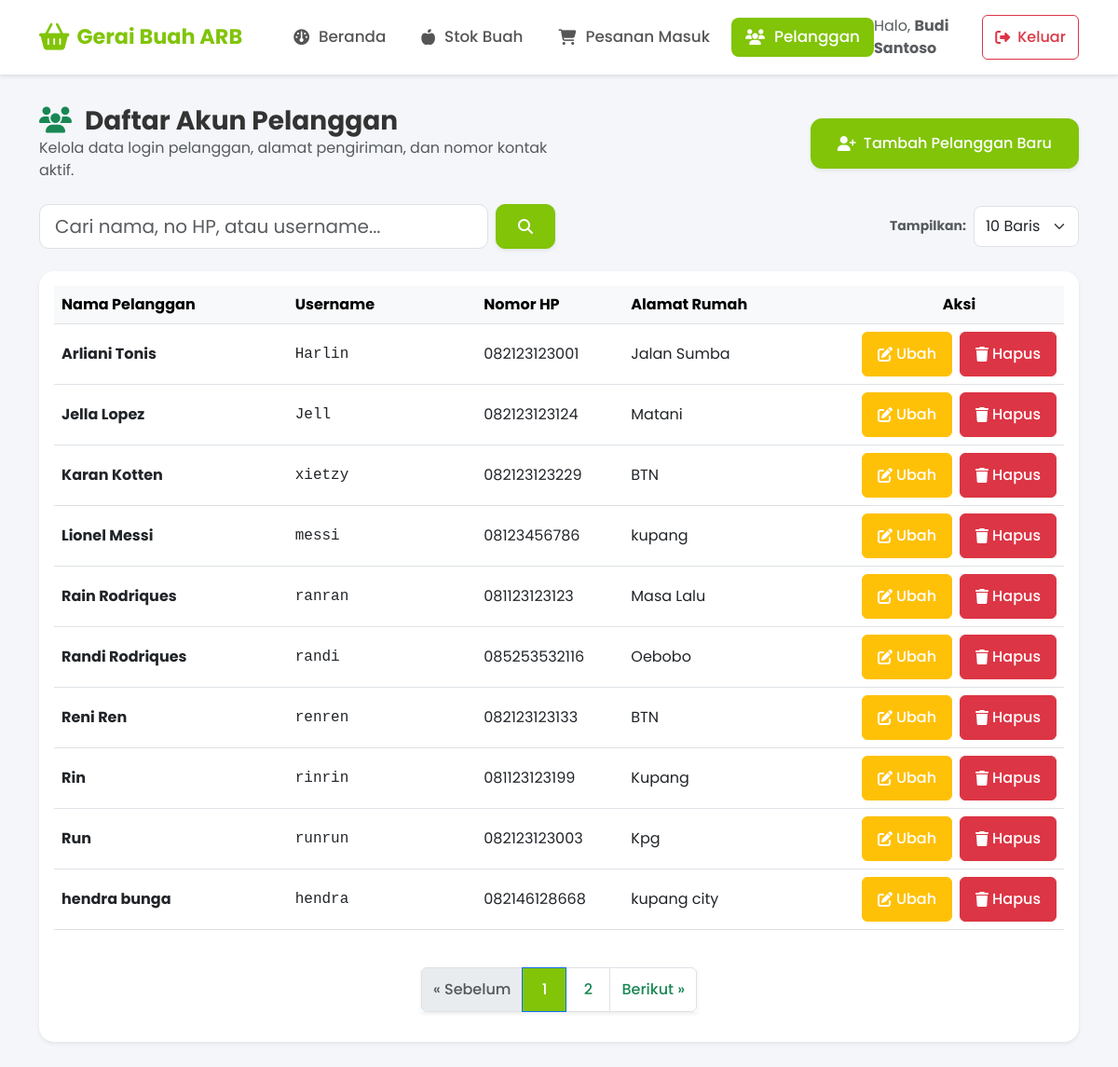
/karyawan/pelanggan/ (signed in), run on the app's committed database.
### core/models.py (models this page shows, shortened)
class Pelanggan(models.Model):
    idPelanggan = models.AutoField(primary_key=True)
    username = models.CharField(max_length=30, unique=True)
    password = models.CharField(max_length=30)
    namaPelanggan = models.CharField(max_length=70)
    alamat = models.TextField()
    noHp = models.CharField(max_length=12)
    class Meta:
        verbose_name_plural = "Pelanggan"

### core/karyawan_views.py (the view, shortened to what this page needs)
# urls.py: path('pelanggan/', karyawan_views.pelanggan_list, name='karyawan_pelanggan_list'),
@karyawan_required
def pelanggan_list(request):
    q = request.GET.get('q', '').strip()
    limit = request.GET.get('limit', '10')
    pelanggan_queryset = Pelanggan.objects.all().order_by('namaPelanggan')
    if limit == 'all':
        pelanggan_items = pelanggan_queryset
    else:
        try:
            limit_int = int(limit)
        except ValueError:
            limit_int = 10
        paginator = Paginator(pelanggan_queryset, limit_int)
        page_number = request.GET.get('page')
        pelanggan_items = paginator.get_page(page_number)
    return render(request, 'core/karyawan/pelanggan_list.html', {
        'pelanggan_items': pelanggan_items,
        'q': q,
        'limit': limit
    })

### core/context_processors.py (called while the page is built, shortened)
def kesegaran_alert(request):
    kritis_buah = []
    peringatan_buah = []
    total_alerts = 0
    default_context = {
        'kritis_buah': kritis_buah,
        'peringatan_buah': peringatan_buah,
        'total_alerts': total_alerts,
    }
    if not request.user.is_authenticated or not request.user.is_staff:
        return default_context

### core/karyawan_views.py (called while the page is built)
def karyawan_required(view_func):
    @wraps(view_func)
    def _wrapped_view(request, *args, **kwargs):
        if 'karyawan_id' not in request.session:
            messages.error(request, 'Silakan login terlebih dahulu untuk mengakses portal karyawan.')
            return redirect('karyawan_login')
        return view_func(request, *args, **kwargs)
    return _wrapped_view

### core/templates/core/karyawan/pelanggan_list.html (shortened to what this page needs)
{% extends 'core/karyawan/base.html' %}
{% load humanize %}
{% block content %}
<div class="row mb-4 align-items-center">
    <div class="col-12 col-md-6 mb-3 mb-md-0">
        <h3 class="fw-bold m-0"><i class="fa-solid fa-users text-success me-2"></i> Daftar Akun Pelanggan</h3>
        <p class="text-muted m-0 fs-6">Kelola data login pelanggan, alamat pengiriman, dan nomor kontak aktif.</p>
    </div>
    <div class="col-12 col-md-6 text-md-end">
        <button type="button" class="btn btn-brand-success btn-lg touch-btn shadow-sm" data-bs-toggle="modal" data-bs-target="#modalTambahPelanggan" style="padding: 14px 28px; border-radius: 12px;">
            <i class="fa-solid fa-user-plus me-2"></i> Tambah Pelanggan Baru
        </button>
    </div>
</div>
<div class="row mb-4 g-2 align-items-center justify-content-between">
    <div class="col-12 col-md-6">
        <form method="GET" action="" class="d-flex gap-2">
            <input type="text" name="q" value="{{ q }}" class="form-control form-control-lg" placeholder="Cari nama, no HP, atau username..." style="border-radius: 10px;">
            <button type="submit" class="btn btn-brand-success touch-btn px-4 shadow-sm" style="border-radius: 10px;">
                <i class="fa-solid fa-magnifying-glass"></i>
            </button>
        </form>
    </div>
    <div class="col-12 col-md-3 text-md-end">
        <form method="GET" action="" class="d-inline-flex align-items-center gap-2">
            <label for="limit" class="text-nowrap fw-bold text-muted small m-0">Tampilkan:</label>
            <select name="limit" id="limit" class="form-select" onchange="this.form.submit()" style="border-radius: 8px; width: auto; min-height: 44px;">
                <option value="10" {% if limit == '10' %}selected{% endif %}>10 Baris</option>
            </select>
        </form>
    </div>
</div>
<div class="card shadow-sm border-0 rounded-4 p-3">
    <div class="table-responsive">
        <table class="table table-hover align-middle">
            <thead class="table-light">
                <tr>
                    <th scope="col" style="width: 25%">Nama Pelanggan</th>
                    <th scope="col" style="width: 20%">Username</th>
                    <th scope="col" style="width: 15%">Nomor HP</th>
                    <th scope="col" style="width: 25%">Alamat Rumah</th>
                    <th scope="col" style="width: 15%" class="text-center">Aksi</th>
                </tr>
            </thead>
            <tbody>
                {% if pelanggan_items %}
                    {% for p in pelanggan_items %}
                        <tr>
                            <td><strong>{{ p.namaPelanggan }}</strong></td>
                            <td><code class="fs-6 text-dark">{{ p.username }}</code></td>
                            <td>{{ p.noHp }}</td>
                            <td>{{ p.alamat }}</td>
                            <td class="text-center">
                                <div class="d-flex justify-content-center gap-2">
                                    <button type="button" class="btn btn-warning text-white touch-btn px-3" data-bs-toggle="modal" data-bs-target="#modalEditPelanggan{{ p.idPelanggan }}" title="Ubah Data">
                                        <i class="fa-solid fa-pen-to-square"></i> <span class="d-none d-sm-inline ms-1">Ubah</span>
                                    </button>
                                    <button type="button" class="btn btn-danger touch-btn px-3" onclick="konfirmasiHapusPelanggan('{{ p.idPelanggan }}', '{{ p.namaPelanggan }}')" title="Hapus Akun">
                                        <i class="fa-solid fa-trash"></i> <span class="d-none d-sm-inline ms-1">Hapus</span>
                                    </button>
                                </div>
                            </td>
                        </tr>
                    {% endfor %}
                {% endif %}
            </tbody>
        </table>
    </div>
    {% if limit != 'all' and pelanggan_items.has_other_pages %}
    <nav class="d-flex justify-content-center mt-4">
        <ul class="pagination shadow-sm">
            {% if pelanggan_items.has_previous %}
                <li class="page-item">
                    <a class="page-link touch-btn text-success" href="?q={{ q }}&limit={{ limit }}&page={{ pelanggan_items.previous_page_number }}">&laquo; Sebelum</a>
                </li>
            {% else %}
                <li class="page-item disabled">
                    <span class="page-link touch-btn">&laquo; Sebelum</span>
                </li>
            {% endif %}
            {% for num in pelanggan_items.paginator.page_range %}
                {% if pelanggan_items.number == num %}
                    <li class="page-item active">
                        <span class="page-link touch-btn bg-brand-success border-brand-success text-white">{{ num }}</span>
                    </li>
                {% else %}
                    <li class="page-item">
                        <a class="page-link touch-btn text-success" href="?q={{ q }}&limit={{ limit }}&page={{ num }}">{{ num }}</a>
                    </li>
                {% endif %}
            {% endfor %}
            {% if pelanggan_items.has_next %}
                <li class="page-item">
                    <a class="page-link touch-btn text-success" href="?q={{ q }}&limit={{ limit }}&page={{ pelanggan_items.next_page_number }}">Berikut &raquo;</a>
                </li>
            {% else %}
                <li class="page-item disabled">
                    <span class="page-link touch-btn">Berikut &raquo;</span>
                </li>
            {% endif %}
        </ul>
    </nav>
    {% endif %}
</div>
{% endblock %}

### core/templates/core/karyawan/base.html (style rules this page uses)
body { font-family: 'Poppins', sans-serif; background-color: #f4f6f9; color: #333; }
.bg-brand-success { background-color: #81C408 !important; color: white !important; }
.btn-brand-success { background-color: #81C408; border-color: #81C408; color: white; padding: 12px 24px; font-size: 1rem; font-weight: 500; border-radius: 8px; }
.touch-btn { min-height: 48px; min-width: 48px; display: inline-flex; align-items: center; justify-content: center; font-weight: 500; }

### data on the page
Pelanggan: namaPelanggan "Arliani Tonis", username "Harlin", noHp "082123123001", alamat "Jalan Sumba"
Pelanggan: namaPelanggan "Jella Lopez", username "Jell", noHp "082123123124", alamat "Matani"
Pelanggan: namaPelanggan "Karan Kotten", username "xietzy", noHp "082123123229", alamat "BTN"
Pelanggan: namaPelanggan "Lionel Messi", username "messi", noHp "08123456786", alamat "kupang"
Pelanggan: namaPelanggan "Rain Rodriques", username "ranran", noHp "081123123123", alamat "Masa Lalu"
Pelanggan: namaPelanggan "Randi Rodriques", username "randi", noHp "085253532116", alamat "Oebobo"
Pelanggan: namaPelanggan "Reni Ren", username "renren", noHp "082123123133", alamat "BTN"
Pelanggan: namaPelanggan "Rin", username "rinrin", noHp "081123123199", alamat "Kupang"
Pelanggan: namaPelanggan "Run", username "runrun", noHp "082123123003", alamat "Kpg"
Pelanggan: namaPelanggan "hendra bunga", username "hendra", noHp "082146128668", alamat "kupang city"

### other printed values
{{ request.session.karyawan_nama }} "Budi Santoso"
{{ num }} "1"
{{ num }} "2"
